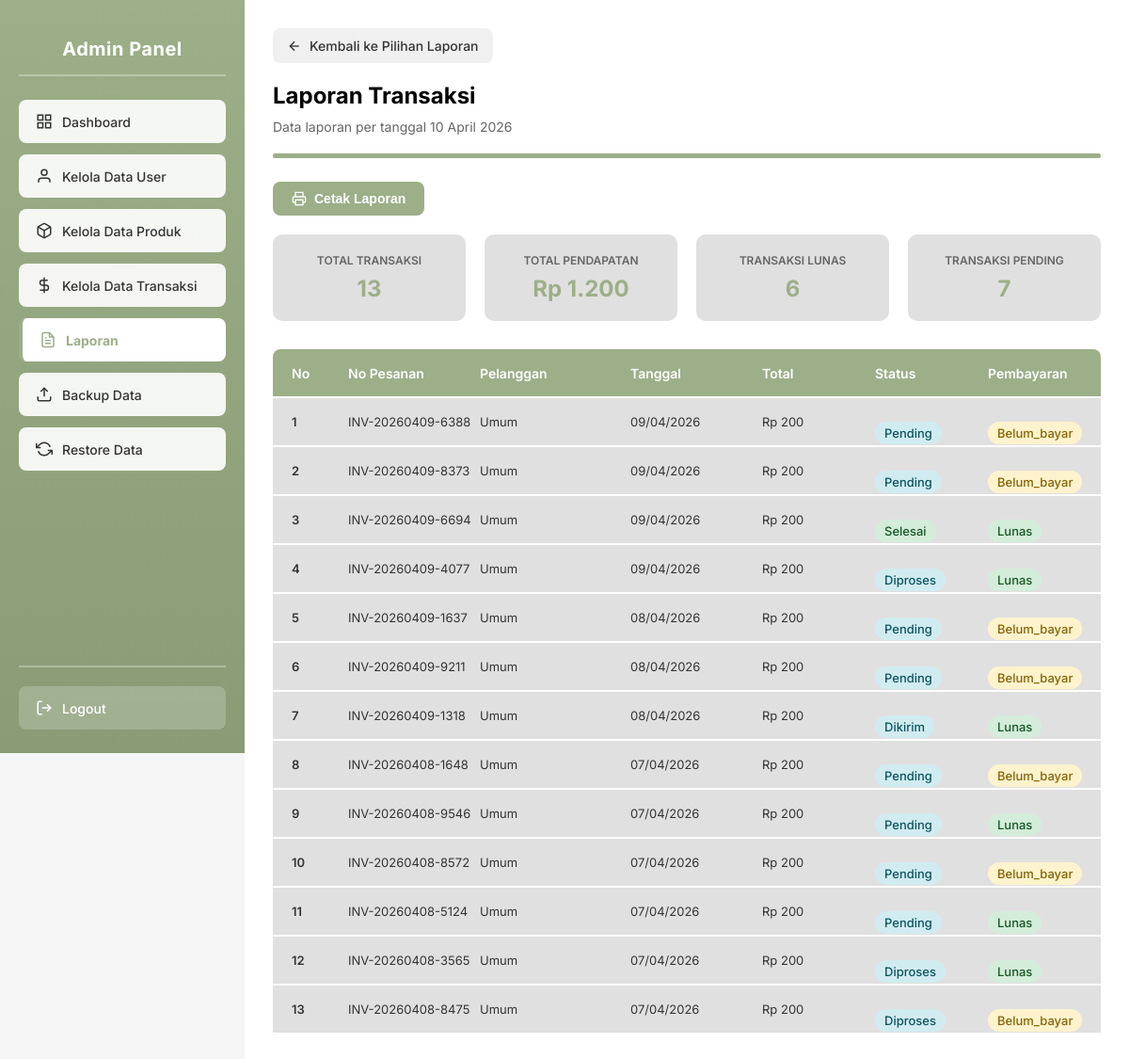
Screenshot of /Admin/jenis_laporan.php (signed in) with the database file from the repository.
### tables this page shows
CREATE TABLE `pesanan` (
  `id` int(11) NOT NULL,
  `nomor_pesanan` varchar(50) NOT NULL,
  `id_pelanggan` int(11) DEFAULT NULL,
  `tanggal_pesanan` timestamp NOT NULL DEFAULT current_timestamp(),
  `total_harga` decimal(10,2) NOT NULL,
  `status_pesanan` enum('pending','diproses','dikirim','selesai','batal') DEFAULT 'pending',
  `status_pembayaran` enum('belum_bayar','lunas') DEFAULT 'belum_bayar',
  `metode_pembayaran` varchar(50) DEFAULT NULL,
  `metode_pembayaran_detail` varchar(50) DEFAULT NULL,
  `kurir` varchar(50) DEFAULT NULL,
  `paket_pengiriman` varchar(50) DEFAULT NULL,
  `resi_pengiriman` varchar(100) DEFAULT NULL,
  `alamat_pengiriman` text DEFAULT NULL,
  `nama_penerima` varchar(100) DEFAULT NULL,
  `telepon_penerima` varchar(20) DEFAULT NULL
);

### Admin/jenis_laporan.php (the view, shortened to what this page needs)
<?php
$koneksi = getKoneksi();
$type = isset($_GET['type']) ? $_GET['type'] : 'transaksi';
$transactions = [];
$total_penjualan = 0;
if ($type == 'transaksi') {
    $query = "SELECT p.*, pl.nama as nama_pelanggan
              FROM pesanan p
              LEFT JOIN pelanggan pl ON p.id_pelanggan = pl.id
              ORDER BY p.tanggal_pesanan DESC";
    $result = mysqli_query($koneksi, $query);
    while ($row = mysqli_fetch_assoc($result)) {
        $transactions[] = $row;
    }
    $total_penjualan = mysqli_fetch_assoc(mysqli_query($koneksi, "SELECT SUM(total_harga) as total FROM pesanan WHERE status_pembayaran = 'lunas'"))['total'] ?? 0;
}
$titles = [
    'transaksi' => 'Laporan Transaksi',
    'penjualan' => 'Laporan Penjualan',
    'stok' => 'Laporan Stok'
];
$page_title = $titles[$type];
?>
<!DOCTYPE html>
<html lang="id">
<head>
</head>
<body>
<div class="main-container">
    <div class="sidebar">
        <div class="sidebar-header">
            <h1 class="sidebar-title">Admin Panel</h1>
        </div>
        <a href="dashboard.php" class="menu-item">
            <svg viewBox="0 0 24 24"><rect x="3" y="3" width="7" height="7"></rect><rect x="14" y="3" width="7" height="7"></rect><rect x="14" y="14" width="7" height="7"></rect><rect x="3" y="14" width="7" height="7"></rect></svg>
            Dashboard
        </a>
        <a href="kelola_data_user.php" class="menu-item">
            <svg viewBox="0 0 24 24"><path d="M20 21v-2a4 4 0 0 0-4-4H8a4 4 0 0 0-4 4v2"></path><circle cx="12" cy="7" r="4"></circle></svg>
            Kelola Data User
        </a>
        <a href="kelola_data_produk.php" class="menu-item">
            <svg viewBox="0 0 24 24"><path d="M21 16V8a2 2 0 0 0-1-1.73l-7-4a2 2 0 0 0-2 0l-7 4A2 2 0 0 0 3 8v8a2 2 0 0 0 1 1.73l7 4a2 2 0 0 0 2 0l7-4A2 2 0 0 0 21 16z"></path><polyline points="3.27 6.96 12 12.01 20.73 6.96"></polyline><line x1="12" y1="22.08" x2="12" y2="12"></line></svg>
            Kelola Data Produk
        </a>
        <a href="kelola_data_transaksi.php" class="menu-item">
            <svg viewBox="0 0 24 24"><line x1="12" y1="1" x2="12" y2="23"></line><path d="M17 5H9.5a3.5 3.5 0 0 0 0 7h5a3.5 3.5 0 0 1 0 7H6"></path></svg>
            Kelola Data Transaksi
        </a>
        <a href="laporan.php" class="menu-item active">
            <svg viewBox="0 0 24 24"><path d="M14 2H6a2 2 0 0 0-2 2v16a2 2 0 0 0 2 2h12a2 2 0 0 0 2-2V8z"></path><polyline points="14 2 14 8 20 8"></polyline><line x1="16" y1="13" x2="8" y2="13"></line><line x1="16" y1="17" x2="8" y2="17"></line><polyline points="10 9 9 9 8 9"></polyline></svg>
            Laporan
        </a>
        <a href="backup_data.php" class="menu-item">
            <svg viewBox="0 0 24 24"><path d="M21 15v4a2 2 0 0 1-2 2H5a2 2 0 0 1-2-2v-4"></path><polyline points="17 8 12 3 7 8"></polyline><line x1="12" y1="3" x2="12" y2="15"></line></svg>
            Backup Data
        </a>
        <a href="restore_data.php" class="menu-item">
            <svg viewBox="0 0 24 24"><polyline points="1 4 1 10 7 10"></polyline><polyline points="23 20 23 14 17 14"></polyline><path d="M20.49 9A9 9 0 0 0 5.64 5.64L1 10m22 4l-4.64 4.36A9 9 0 0 1 3.51 15"></path></svg>
            Restore Data
        </a>
        <div class="logout-section">
            <a href="../auth/logout.php" class="logout-btn">
                <svg viewBox="0 0 24 24"><path d="M9 21H5a2 2 0 0 1-2-2V5a2 2 0 0 1 2-2h4"></path><polyline points="16 17 21 12 16 7"></polyline><line x1="21" y1="12" x2="9" y2="12"></line></svg>
                Logout
            </a>
        </div>
    </div>
    <div class="main-content">
        <a href="laporan.php" class="back-btn">
            <svg viewBox="0 0 24 24"><line x1="19" y1="12" x2="5" y2="12"></line><polyline points="12 19 5 12 12 5"></polyline></svg>
            Kembali ke Pilihan Laporan
        </a>
        <h2 class="page-title"><?= $page_title ?></h2>
        <p class="page-subtitle">Data laporan per tanggal <?= date('d F Y') ?></p>
        <div class="divider"></div>
        <button class="print-btn" onclick="window.print()">
            <svg viewBox="0 0 24 24"><polyline points="6 9 6 2 18 2 18 9"></polyline><path d="M6 18H4a2 2 0 0 1-2-2v-5a2 2 0 0 1 2-2h16a2 2 0 0 1 2 2v5a2 2 0 0 1-2 2h-2"></path><rect x="6" y="14" width="12" height="8"></rect></svg>
            Cetak Laporan
        </button>
        <?php if ($type == 'transaksi'): ?>
        <div class="summary-cards">
            <div class="summary-card">
                <div class="summary-card-label">Total Transaksi</div>
                <div class="summary-card-value"><?= count($transactions) ?></div>
            </div>
            <div class="summary-card">
                <div class="summary-card-label">Total Pendapatan</div>
                <div class="summary-card-value">Rp <?= number_format($total_penjualan, 0, ',', '.') ?></div>
            </div>
            <div class="summary-card">
                <div class="summary-card-label">Transaksi Lunas</div>
                <div class="summary-card-value"><?= mysqli_fetch_assoc(mysqli_query($koneksi, "SELECT COUNT(*) as total FROM pesanan WHERE status_pembayaran = 'lunas'"))['total'] ?? 0 ?></div>
            </div>
            <div class="summary-card">
                <div class="summary-card-label">Transaksi Pending</div>
                <div class="summary-card-value"><?= mysqli_fetch_assoc(mysqli_query($koneksi, "SELECT COUNT(*) as total FROM pesanan WHERE status_pembayaran = 'belum_bayar'"))['total'] ?? 0 ?></div>
            </div>
        </div>
        <div class="table-header">
            <span style="left: 20px;">No</span>
            <span style="left: 80px;">No Pesanan</span>
            <span style="left: 220px;">Pelanggan</span>
            <span style="left: 380px;">Tanggal</span>
            <span style="left: 520px;">Total</span>
            <span style="left: 640px;">Status</span>
            <span style="left: 760px;">Pembayaran</span>
        </div>
        <?php $no = 1; foreach ($transactions as $trx): ?>
        <div class="table-row">
            <span style="left: 20px; font-weight: 600;"><?= $no++ ?></span>
            <span style="left: 80px;"><?= htmlspecialchars($trx['nomor_pesanan']) ?></span>
            <span style="left: 220px;"><?= htmlspecialchars($trx['nama_pelanggan'] ?? 'Umum') ?></span>
            <span style="left: 380px;"><?= date('d/m/Y', strtotime($trx['tanggal_pesanan'])) ?></span>
            <span style="left: 520px;">Rp <?= number_format($trx['total_harga'], 0, ',', '.') ?></span>
            <span style="left: 640px;">
                <span class="badge badge-<?= $trx['status_pesanan']=='selesai'?'success':($trx['status_pesanan']=='batal'?'danger':'info') ?>">
                    <?= ucfirst($trx['status_pesanan']) ?>
                </span>
            </span>
            <span style="left: 760px;">
                <span class="badge badge-<?= $trx['status_pembayaran']=='lunas'?'success':'warning' ?>">
                    <?= ucfirst($trx['status_pembayaran']) ?>
                </span>
            </span>
        </div>
        <?php endforeach; ?>
        <?php endif; ?>
    </div>
</div>
</body>
</html>

### Admin/jenis_laporan.php (style rules this page uses)
* { margin: 0; padding: 0; box-sizing: border-box; }
body { font-family: 'Inter', Arial, sans-serif; background: #f5f5f5; color: #333; }
.main-container { display: flex; min-height: 100vh; }
.sidebar { width: 260px; background: linear-gradient(180deg, #9CAF88 0%, #8A9B76 100%); padding: 25px 20px; display: flex; flex-direction: column; position: fixed; height: 100vh; overflow-y: auto; }
.sidebar-header { text-align: center; padding: 15px 0; margin-bottom: 25px; border-bottom: 2px solid rgba(255,255,255,0.3); }
.sidebar-title { color: white; font-size: 20px; font-weight: 700; letter-spacing: 0.5px; }
.menu-item { background-color: rgba(255,255,255,0.9); padding: 14px 18px; margin-bottom: 12px; border-radius: 8px; text-align: left; cursor: pointer; font-weight: 500; color: #333; text-decoration: none; transition: all 0.2s ease; font-size: 14px; display: flex; align-items: center; gap: 10px; }
.menu-item.active { background-color: white; color: #9CAF88; font-weight: 700; border-left: 4px solid #9CAF88; }
.menu-item svg { width: 18px; height: 18px; stroke: currentColor; fill: none; stroke-width: 2; }
.logout-section { margin-top: auto; padding-top: 20px; border-top: 2px solid rgba(255,255,255,0.3); }
.logout-btn { display: flex; align-items: center; gap: 10px; padding: 14px 18px; background-color: rgba(255,255,255,0.2); color: white; border: none; border-radius: 8px; cursor: pointer; font-size: 14px; font-weight: 500; text-decoration: none; transition: background-color 0.2s; }
.logout-btn svg { width: 18px; height: 18px; stroke: white; fill: none; stroke-width: 2; }
.main-content { flex: 1; margin-left: 260px; padding: 30px; background: #fff; min-height: 100vh; }
.page-title { font-size: 24px; font-weight: 700; color: #000; margin-bottom: 10px; }
.page-subtitle { font-size: 14px; color: #666; margin-bottom: 20px; }
.divider { width: 100%; height: 5px; background: #9CAF88; margin: 0 0 25px 0; border-radius: 2px; }
.back-btn { display: inline-flex; align-items: center; gap: 8px; padding: 10px 15px; background: #f0f0f0; color: #333; border-radius: 8px; text-decoration: none; font-size: 14px; font-weight: 500; margin-bottom: 20px; transition: 0.2s; }
.back-btn svg { width: 16px; height: 16px; stroke: #333; fill: none; stroke-width: 2; }
.summary-cards { display: grid; grid-template-columns: repeat(auto-fit, minmax(200px, 1fr)); gap: 20px; margin-bottom: 30px; }
.summary-card { background: #E0E0E0; padding: 20px; border-radius: 10px; text-align: center; }
.summary-card-label { font-size: 12px; color: #666; margin-bottom: 8px; text-transform: uppercase; font-weight: 600; }
.summary-card-value { font-size: 24px; font-weight: 700; color: #9CAF88; }
.table-header { width: 100%; height: 50px; background: #9CAF88; display: flex; align-items: center; position: relative; margin-bottom: 2px; border-radius: 8px 8px 0 0; }
.table-header span { font-family: Inter; font-size: 14px; position: absolute; font-weight: 600; color: white; }
.table-row { width: 100%; height: 50px; background: #E0E0E0; display: flex; align-items: center; position: relative; margin-bottom: 2px; }
.table-row span { font-family: Inter; font-size: 13px; position: absolute; }
.badge { padding: 4px 10px; border-radius: 12px; font-size: 12px; font-weight: 500; }
.badge-success { background: #d4edda; color: #155724; }
.badge-warning { background: #fff3cd; color: #856404; }
.badge-info { background: #d1ecf1; color: #0c5460; }
.print-btn { display: inline-flex; align-items: center; gap: 8px; padding: 10px 20px; background: #9CAF88; color: white; border: none; border-radius: 8px; font-size: 14px; font-weight: 600; cursor: pointer; margin-bottom: 20px; transition: 0.2s; }
.print-btn svg { width: 16px; height: 16px; stroke: white; fill: none; stroke-width: 2; }

### rows the page displays
pesanan: nomor_pesanan "INV-20260409-6388", nama_pelanggan "Umum", tanggal_pesanan "09/04/2026", total_harga "200", status_pesanan "Pending", status_pembayaran "Belum_bayar"
pesanan: nomor_pesanan "INV-20260409-8373", nama_pelanggan "Umum", tanggal_pesanan "09/04/2026", total_harga "200", status_pesanan "Pending", status_pembayaran "Belum_bayar"
pesanan: nomor_pesanan "INV-20260409-6694", nama_pelanggan "Umum", tanggal_pesanan "09/04/2026", total_harga "200", status_pesanan "Selesai", status_pembayaran "Lunas"
pesanan: nomor_pesanan "INV-20260409-4077", nama_pelanggan "Umum", tanggal_pesanan "09/04/2026", total_harga "200", status_pesanan "Diproses", status_pembayaran "Lunas"
pesanan: nomor_pesanan "INV-20260409-1637", nama_pelanggan "Umum", tanggal_pesanan "08/04/2026", total_harga "200", status_pesanan "Pending", status_pembayaran "Belum_bayar"
pesanan: nomor_pesanan "INV-20260409-9211", nama_pelanggan "Umum", tanggal_pesanan "08/04/2026", total_harga "200", status_pesanan "Pending", status_pembayaran "Belum_bayar"
pesanan: nomor_pesanan "INV-20260409-1318", nama_pelanggan "Umum", tanggal_pesanan "08/04/2026", total_harga "200", status_pesanan "Dikirim", status_pembayaran "Lunas"
pesanan: nomor_pesanan "INV-20260408-1648", nama_pelanggan "Umum", tanggal_pesanan "07/04/2026", total_harga "200", status_pesanan "Pending", status_pembayaran "Belum_bayar"
pesanan: nomor_pesanan "INV-20260408-9546", nama_pelanggan "Umum", tanggal_pesanan "07/04/2026", total_harga "200", status_pesanan "Pending", status_pembayaran "Lunas"
pesanan: nomor_pesanan "INV-20260408-8572", nama_pelanggan "Umum", tanggal_pesanan "07/04/2026", total_harga "200", status_pesanan "Pending", status_pembayaran "Belum_bayar"
pesanan: nomor_pesanan "INV-20260408-5124", nama_pelanggan "Umum", tanggal_pesanan "07/04/2026", total_harga "200", status_pesanan "Pending", status_pembayaran "Lunas"
pesanan: nomor_pesanan "INV-20260408-3565", nama_pelanggan "Umum", tanggal_pesanan "07/04/2026", total_harga "200", status_pesanan "Diproses", status_pembayaran "Lunas"
pesanan: nomor_pesanan "INV-20260408-8475", nama_pelanggan "Umum", tanggal_pesanan "07/04/2026", total_harga "200", status_pesanan "Diproses", status_pembayaran "Belum_bayar"

### other values shown
$page_title "Laporan Transaksi"
count($transactions) "13"
$total_penjualan "1.200"
